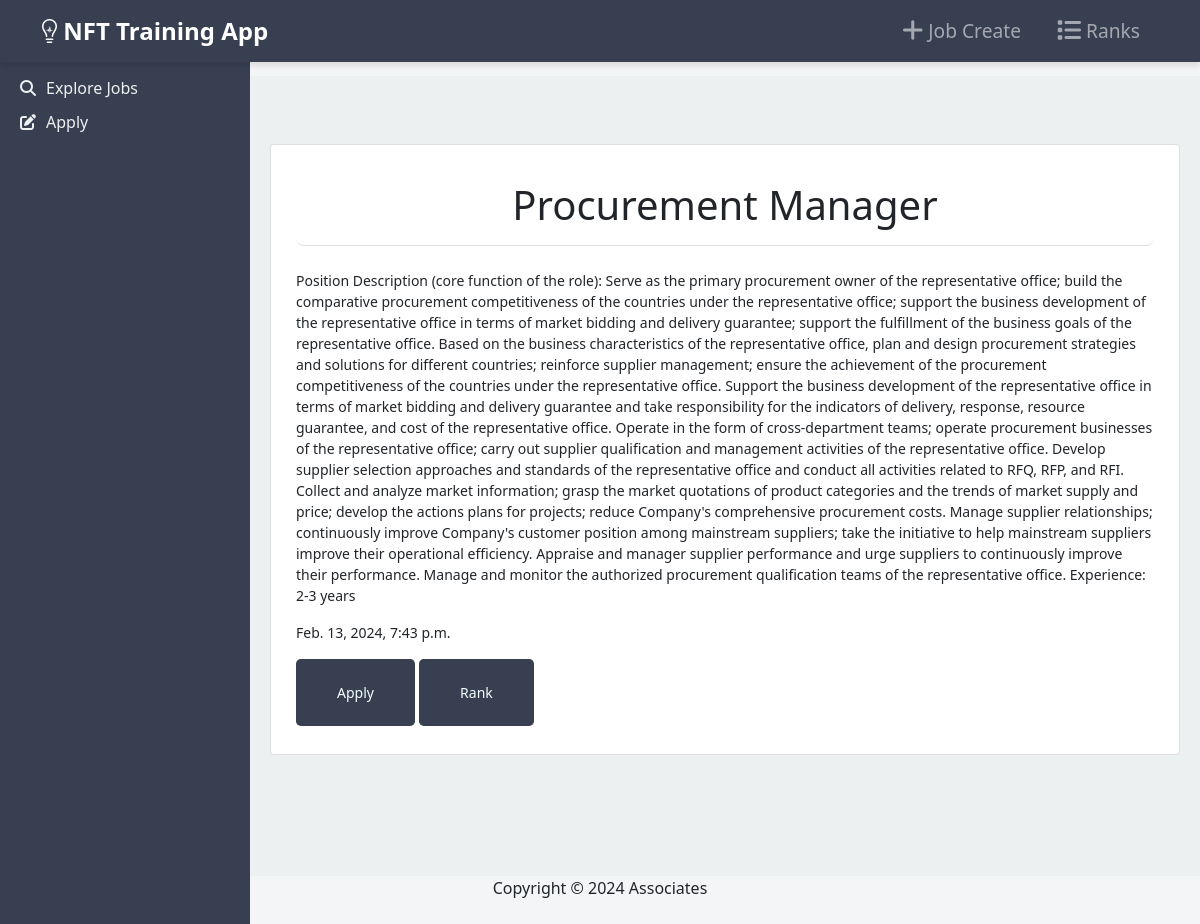
Page /jobs/1/ on the committed database.
### Nftapp/models.py (models this page shows, shortened)
class Job(models.Model):
    title = models.CharField(max_length=255)
    description = models.TextField()
    posted_at = models.DateTimeField(auto_now_add=True)

### Nftapp/views.py (the view)
# urls.py: path('jobs/<int:pk>/', JobDetailView.as_view(), name='job_detail'),
class JobDetailView(DetailView):
    model = Job
    template_name = 'job_detail.html'

### Nftapp/templates/job_detail.html (shortened to what this page needs)
{% extends "base.html" %}
{% load crispy_forms_tags %}
{% block content %}
<div class="row">
    <div class="col-12 grid-margin stretch-card mx-auto  mt-5">
        <div class="card">
            <div class="card-body">
                <div class="card-header" style="border-radius: 8px; background-color:#fff;"><h1 class="text-center">{{ object.title }}</h1></div>
                <br>
                <p>{{ object.description }}</p>
                <p>{{ object.posted_at }}</p>
                <button  class="btn  btn-lg"><a class="nav-link" href="{% url 'create_resume' %}" style="text-decoration: none; color: azure;">Apply</a></button>
                <button  class="btn  btn-lg"><a class="nav-link" href="{% url 'ranked_applicants' job.id %}" style="text-decoration: none; color: azure;">Rank</a></button>
            </div>
        </div>
    </div>
</div>
{% endblock content %}

### Nftapp/templates/base.html (style rules this page uses)
body { padding-top: 56px; background-color: #F4F5F7; }
.btn-lg { padding: 14px 24px; font-size: 18px; background-color: #383f51; color: #fff; }

### rows in the picture
Job: title "Procurement Manager", description "Position Description (core function of the role): Serve as the primary procurement owner of the representative office; build the comparative procurement competitiveness of the countries under the representative office; support the business development of the representative office in terms of market bidding and delivery guarantee; support the fulfillment of the business goals of the representative office. Based on the business characteristics of the representative office, plan and design procurement strategies and solutions for different countries; reinforce supplier management; ensure the achievement of the procurement competitiveness of the countries under the representative office.…", posted_at "Feb. 13, 2024, 7:43 p.m."
